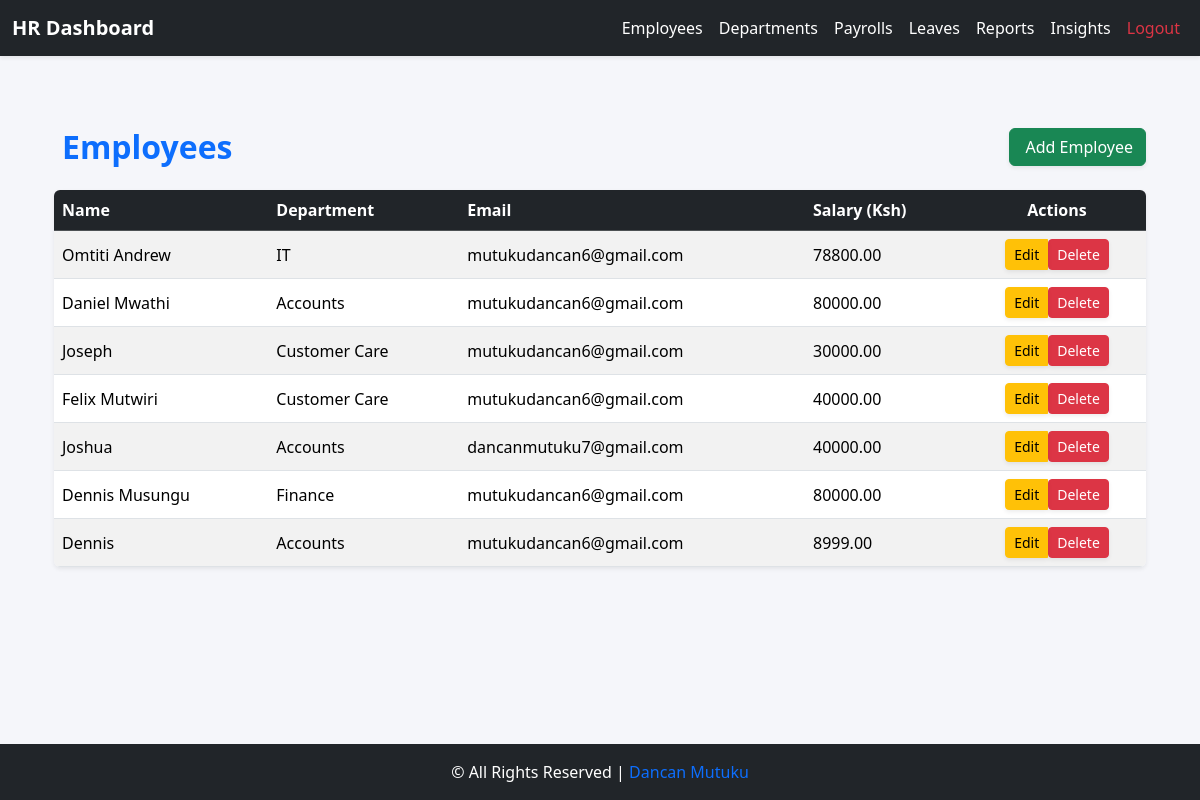
Page /employee/hr/employees/ (signed in) on the earlier database version.
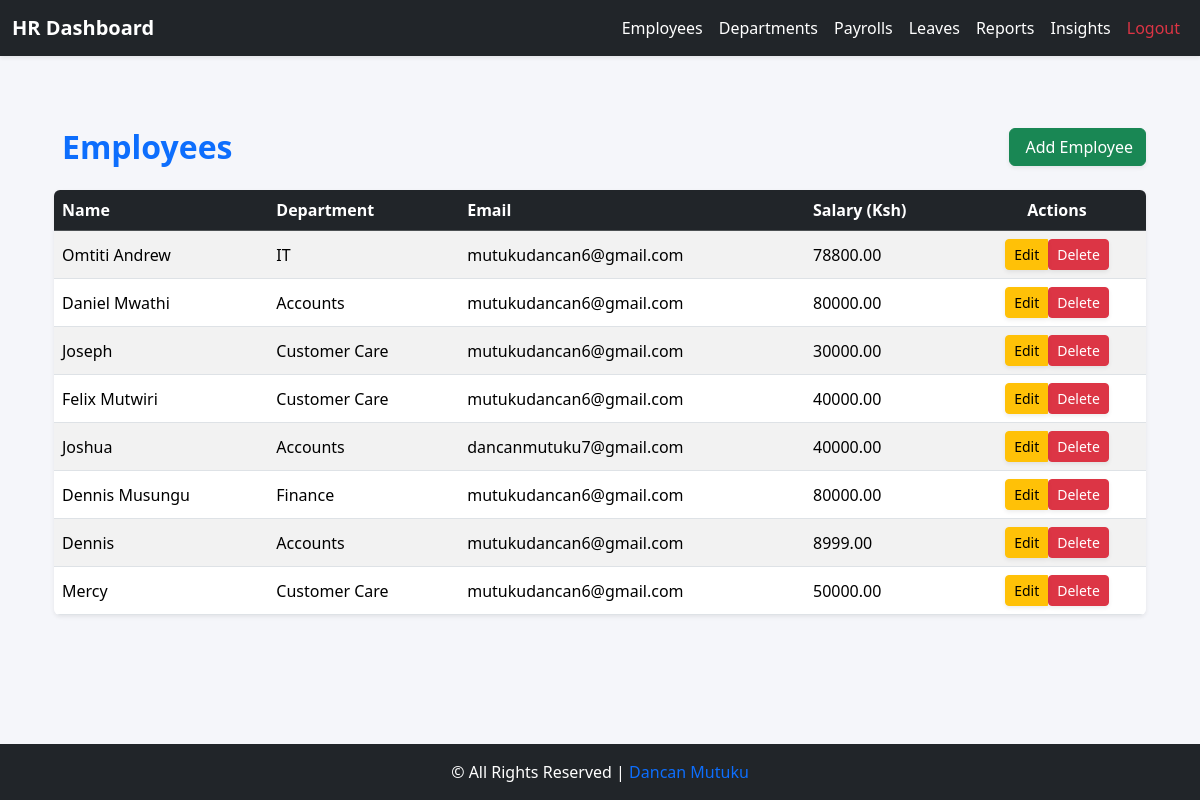
Same page on the later database version.
### core/models.py (models this page shows, shortened)
class Employee(models.Model):
    user = models.OneToOneField(User, on_delete=models.CASCADE, related_name='employee_profile')
    employee_id = models.CharField(max_length=20, unique=True, blank=True, null=True)
    contact = models.CharField(max_length=20, blank=True)
    dob = models.DateField(null=True, blank=True)
    gender = models.CharField(max_length=1, choices=GENDER_CHOICES, blank=True)
    address = models.TextField(blank=True)
    job_title = models.CharField(max_length=100, blank=True)
    department = models.ForeignKey(Department, on_delete=models.SET_NULL, null=True, blank=True)
    salary = models.DecimalField(
        max_digits=10, decimal_places=2, default=0, validators=[MinValueValidator(0)]
    )
    hire_date = models.DateField(null=True, blank=True)
    is_active_employee = models.BooleanField(default=True)
    profile_picture = models.ImageField(upload_to="profiles/", blank=True, null=True)
    emergency_contact_name = models.CharField(max_length=100, blank=True, null=True)
    emergency_contact_phone = models.CharField(max_length=20, blank=True, null=True)
    annual_leave_balance = models.IntegerField(default=20)
    sick_leave_balance = models.IntegerField(default=10)
    contract_start = models.DateField(null=True, blank=True)
    contract_end = models.DateField(null=True, blank=True)

class Department(models.Model):
    name = models.CharField(max_length=100)
    description = models.TextField(blank=True)

### core/views.py (the view)
# urls.py: path("hr/employees/", views.hr_employee_list, name="hr_employee_list"),
@login_required
@group_required('HR')
def hr_employee_list(request):
    employees = Employee.objects.select_related('user', 'department').all()
    return render(request, 'hr/hr_employee_list.html', {'employees': employees})

### core/views.py (called while the page is built)
def group_required(group_name):
    def check(user):
        return user.is_superuser or user.groups.filter(name=group_name).exists()
    return user_passes_test(check)

### core/templates/hr/hr_employee_list.html (shortened to what this page needs)
{% extends "base_hr.html" %}
{% block content %}
<div class="container mt-5">
    <div class="d-flex justify-content-between align-items-center mb-4">
        <h2 class="fw-bold text-primary mb-0">
             Employees
        </h2>
        <a href="{% url 'hr_employee_create' %}" class="btn btn-success shadow-sm">
             Add Employee
        </a>
    </div>
    {% if employees %}
    <div class="table-responsive shadow-sm rounded">
        <table class="table table-striped table-hover align-middle mb-0">
            <thead class="table-dark">
                <tr>
                    <th scope="col">Name</th>
                    <th scope="col">Department</th>
                    <th scope="col">Email</th>
                    <th scope="col">Salary (Ksh)</th>
                    <th scope="col" class="text-center">Actions</th>
                </tr>
            </thead>
            <tbody>
                {% for emp in employees %}
                <tr>
                    <td>{{ emp.user.get_full_name|default:emp.user.username }}</td>
                    <td>{{ emp.department.name|default:"N/A" }}</td>
                    <td>{{ emp.user.email }}</td>
                    <td>{{ emp.salary|floatformat:2 }}</td>
                    <td class="text-center">
                        <div class="btn-group" role="group">
                            <a href="{% url 'hr_employee_edit' emp.pk %}"
                               class="btn btn-sm btn-warning shadow-sm">
                                 Edit
                            </a>
                            <form action="{% url 'hr_employee_delete' emp.pk %}"
                                  method="post" class="d-inline">
                                <button type="submit" class="btn btn-sm btn-danger shadow-sm"
                                        onclick="return confirm('Are you sure you want to delete this employee?');">
                                     Delete
                                </button>
                            </form>
                        </div>
                    </td>
                </tr>
                {% endfor %}
            </tbody>
        </table>
    </div>
    {% else %}
    <div class="alert alert-info text-center shadow-sm mt-4">
        <i class="bi bi-info-circle me-2"></i> No employees found.
    </div>
    {% endif %}
</div>
{% endblock %}

Differences in the rows shown:
added Employee: user.get_full_name "Mercy", department.name "Customer Care", user.email "mutukudancan6@gmail.com", salary "50000.00"
